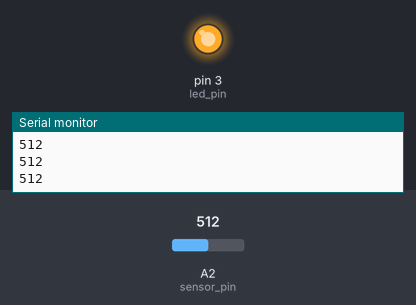
Simulated run of this sketch. Board: Arduino Uno, built with avr-gcc and run on an emulated ATmega328P. On the bench: output pins drawn as LEDs (lit = HIGH), the last lines printed to the serial monitor. Inputs (shaded band) come from the test bench; at power-on: A2 (sensor_pin) = 512.

Above: at 1.2 s.
1.3 s: A2 (sensor_pin) set to 494
At 2.2 s:
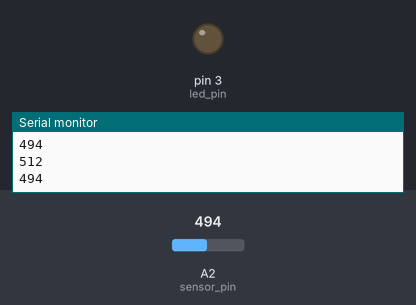
2.8 s: A2 (sensor_pin) set to 511
At 3.2 s:
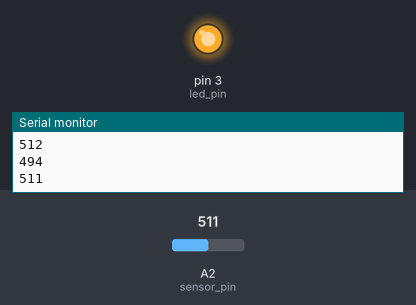
4.3 s: A2 (sensor_pin) set to 306
At 5.5 s:
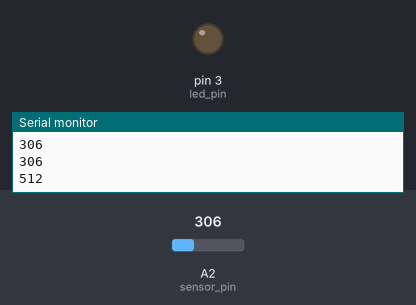
Timing chart, 0 to 7.3 s (numbered marks = the images above; inputs shaded):
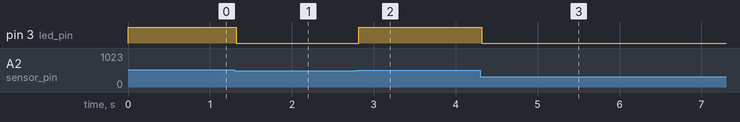

The sketch:

Blink.ino
```cpp
#define led_pin 3
#define sensor_pin A2

int max = 0;
int min = 1024;

void setup() {
  Serial.begin(9600);
  pinMode(led_pin, OUTPUT);
}
void loop() {
  int val = analogRead(sensor_pin);
  Serial.println(val);
  if (max < val)
    max = val;
  if (min > val)
    min = val;
  Serial.println(max);
  Serial.println(min);

  if ((max + min)/2 > val){
      digitalWrite(led_pin, LOW);
    }
   else {
      digitalWrite(led_pin, HIGH);
    }
}
```

Measured:
- the behaviour switches between 511 and 510 on A2 (sensor_pin) (found by bisection; images 0 and 1)
- after the input at 1.3 s, pin 3 (led_pin): HIGH → LOW at once
- after the input at 2.8 s, pin 3 (led_pin): LOW → HIGH at once
- after the input at 4.3 s, pin 3 (led_pin): HIGH → LOW at once
